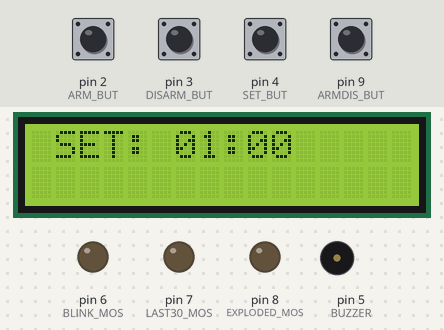
The sketch below on a simulated Arduino Uno, built with avr-gcc and run on an emulated ATmega328P. Parts: 16×2 character LCD, output pins drawn as LEDs (lit = HIGH), buzzer (waves = sounding). The inputs (shaded band) are chosen by the test bench; at power-on: pin 2 (ARM_BUT), pin 3 (DISARM_BUT), pin 4 (SET_BUT), pin 9 (ARMDIS_BUT) HIGH.

Above: at 1.2 s.
1.3 s: pin 2 (ARM_BUT) pulled LOW for 0.15 s
At 1.46 s:
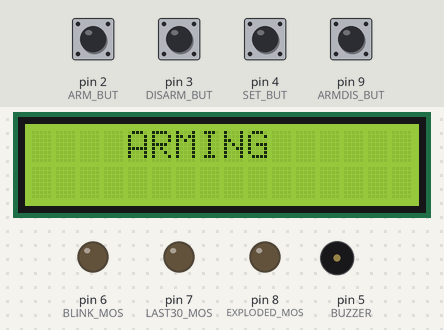
2.0 s: pin 9 (ARMDIS_BUT) pulled LOW for 1 s
At 3.15 s:
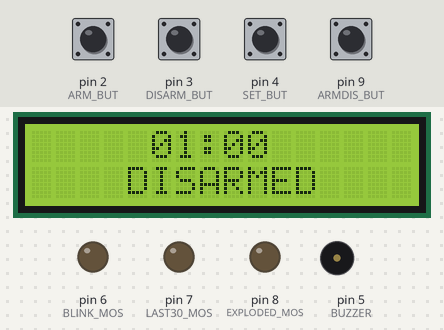
3.6 s: pin 3 (DISARM_BUT) pulled LOW for 0.15 s
At 4.1 s:
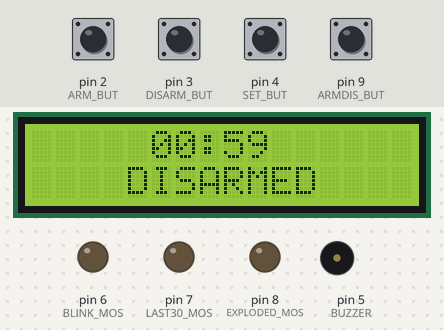
5.2 s: pin 4 (SET_BUT) pulled LOW for 0.15 s
At 7.9 s:
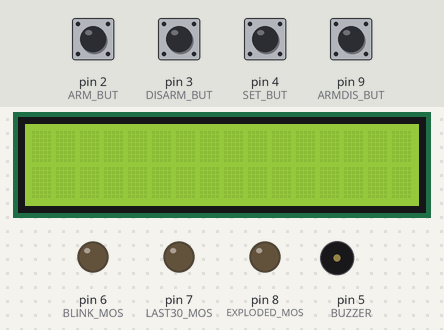
8.3 s: pin 2 (ARM_BUT) pulled LOW for 1 s
At 9.76 s:
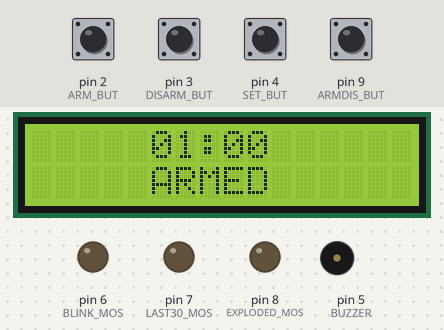
9.9 s: pin 3 (DISARM_BUT) pulled LOW for 1 s
At 11.3 s:
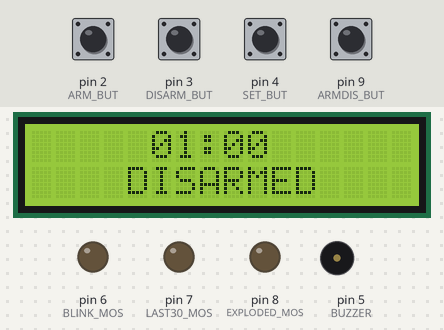
Timing chart, 0 to 12.9 s (numbered marks = the images above; inputs shaded):
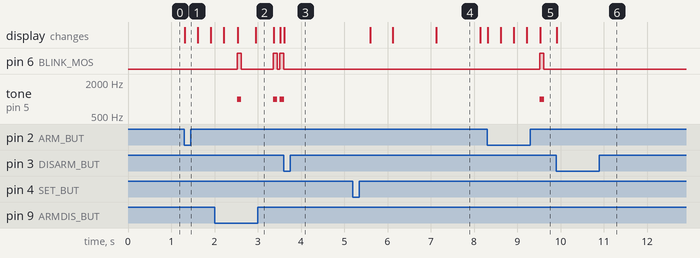

The sketch:

airsoft_timer.ino
```cpp
#include <NewTone.h>
#include <Wire.h>
#include "LiquidCrystal_I2C.h"

#define DEBUG

// pins
#define ARM_BUT 2
#define DISARM_BUT 3
#define SET_BUT 4
#define BUZZER 5
#define BLINK_MOS 6
#define LAST30_MOS 7
#define EXPLODED_MOS 8
#define ARMDIS_BUT 9

// beeps frequency in Hz
#define NORMAL_BEEP 1000
#define FAST_BEEP 2000
#define EXPLOSION_BEEP 2500

#define BEEP_LENGTH 100
#define CONTACT_BOUNCE_DELAY 400
#define FAST_BEEP_SECONDS 30
#define ULTRA_FAST_BEEP_SECONDS 10

// LCD settings
#define I2C_ADDR 0x27

LiquidCrystal_I2C lcd(I2C_ADDR, 16, 2);

void setup()
{
  #ifdef DEBUG
    Serial.begin(9600);
  #endif

  //setting up display
  lcd.begin();
  lcd.backlight();

  lcd.clear();
  lcd.home();

  //setting up buttons
  pinMode(ARM_BUT, INPUT_PULLUP);
  pinMode(DISARM_BUT, INPUT_PULLUP);
  pinMode(SET_BUT, INPUT_PULLUP);
  pinMode(ARMDIS_BUT, INPUT_PULLUP);

  //setting up interrupts
  attachInterrupt(digitalPinToInterrupt(ARM_BUT), arm_pressed_int, FALLING);
  attachInterrupt(digitalPinToInterrupt(DISARM_BUT), disarm_pressed_int, FALLING);

  //setting up outputs
  pinMode(BUZZER, OUTPUT);
  pinMode(BLINK_MOS, OUTPUT);
  pinMode(LAST30_MOS, OUTPUT);
  pinMode(EXPLODED_MOS, OUTPUT);

  //setup timer2
  // TIMER 2 for interrupt frequency 125 Hz:
  cli();
  TCNT2  = 0;
  // set compare match register for 125 Hz increments
  TCCR2A = (1 << WGM21);
  // set 1024 prescaler
  TCCR2B = (1 << CS22) | (1 << CS21) | (1 << CS20);
  OCR2A = 125;
  sei(); // allow interrupts

  turn_on_timer();
}

//interrupt flags
volatile int arm_pres = 0;
volatile int disarm_pres = 0;
//status flags
int ticking = 0;
int minutes = 1;
int show_settings = 1;
int screen_blink = 1;
int second_tick = 1;
int force_refresh = 1;
int int_blink_mos = 0;
int int_tone = 0;
int int_ultrafast_beep = 0;
int exploded = 0;
int disarmed = 0;
//time counting
int total_seconds = 0;
int seconds_left = 0;

void loop()
{
  // handling buttons
  if(digitalRead(SET_BUT) == LOW){
    if(!ticking){
      noNewTone(BUZZER);
      turn_on_timer();

      if(show_settings){
        minutes++;
        if(minutes > 10) minutes = 1;
      }
      if(exploded){
        digitalWrite(EXPLODED_MOS, LOW);
        digitalWrite(LAST30_MOS, LOW);
        exploded = 0;
      }

      disarmed = 0;
      show_settings = 1;
      force_refresh = 1;

      delay(CONTACT_BOUNCE_DELAY);
    }
  }else if(digitalRead(ARMDIS_BUT) == LOW){
    if(!exploded){
      if(ticking){
        disarm_pres = 1;
      } else {
        arm_pres = 1;
      }
      delay(CONTACT_BOUNCE_DELAY);
    }
  }

  if(arm_pres){
    if(!ticking && !exploded){
      ticking = 1;
      if(!disarmed){
        total_seconds = 60 * minutes;
        seconds_left = total_seconds;
        disarmed = 0;

        lcd.home();
        lcd.clear();
        lcd.setCursor(4, 0);
        lcd.print("ARMING");
        delay(300);
        lcd.print(".");
        delay(300);
        lcd.print(".");
        delay(300);
        lcd.print(".");
        delay(300);
      }

      show_settings = 0;
      force_refresh = 1;

      TCNT2 = 0;
      second_tick = 0;
      turn_on_timer();

      lcd.clear();
    }
  } else if(disarm_pres && !exploded){
    if(ticking){
      turn_off_timer();
      digitalWrite(BLINK_MOS, LOW);

      ticking = 0;
      force_refresh = 1;
      disarmed = 1;
    }
  }
  arm_pres = 0;
  disarm_pres = 0;

  // showing screen
  if(force_refresh || second_tick){
    if(force_refresh){

      TCNT2 = 0;
    }

    lcd.home();

    if(show_settings){
      lcd.clear();
      if(screen_blink){
        lcd.setCursor(1, 0);
        lcd.print("SET: ");
        if(minutes < 10) lcd.print("0");
        lcd.print(minutes);
        lcd.print(":00");

        if(!force_refresh) screen_blink = 0;
      } else {
        screen_blink = 1;
      }
    } else {
      if(ticking && !exploded){
        // counting seconds
        if(!force_refresh) seconds_left--;
        if(seconds_left == 0) exploded = 1;

        #ifdef DEBUG
          Serial.println(seconds_left + " seconds left");
        #endif

        // beeping
        if(seconds_left < ULTRA_FAST_BEEP_SECONDS){
          NewTone(BUZZER, FAST_BEEP, BEEP_LENGTH);
          // beep three times in interrupt
          int_tone = 3;
          int_ultrafast_beep = 1;

          // second mosfet
          digitalWrite(LAST30_MOS, HIGH);
        } else if(seconds_left < FAST_BEEP_SECONDS) {
          NewTone(BUZZER, FAST_BEEP, BEEP_LENGTH);
          // beep second time in interrupt
          int_tone = 1;

          // second mosfet
          digitalWrite(LAST30_MOS, HIGH);
        } else {
          NewTone(BUZZER, NORMAL_BEEP, BEEP_LENGTH);
        }
        // mosfet 1 blinking
        digitalWrite(BLINK_MOS, HIGH);
        // disable mosfet in interrupt
        int_blink_mos = 1;

        lcd.setCursor(5, 1);
        lcd.print("ARMED");
      } else if(!ticking && !exploded) {
        lcd.setCursor(4, 1);
        lcd.print("DISARMED");
      } else if (exploded){
        ticking = 0;
        NewTone(BUZZER, EXPLOSION_BEEP);
        digitalWrite(EXPLODED_MOS, HIGH);

        lcd.setCursor(2, 1);
        lcd.print("OUT OF TIME");
      }

      lcd.setCursor(5, 0);
      if(seconds_left/60 < 10) lcd.print("0");
      lcd.print(seconds_left/60);
      lcd.print(":");
      if(seconds_left%60 < 10) lcd.print("0");
      lcd.print(seconds_left%60);
    }

    force_refresh = 0;
    second_tick = 0;
  }
}

int timer_counter = 0;
int mosfet_blink_counter = 0;
int tone_counter = 0;
ISR(TIMER2_COMPA_vect){
  timer_counter++;
  if(timer_counter == 125){
    second_tick = 1;
    timer_counter = 0;
  }

  // ~100 ms
  if(int_blink_mos){
    mosfet_blink_counter++;
    if(mosfet_blink_counter == 12){
      digitalWrite(BLINK_MOS, LOW);

      int_blink_mos = 0;
      mosfet_blink_counter = 0;
    }
  }

  // ~500 ms
  int count_goal;
  if(int_tone){
    tone_counter++;
    if(int_ultrafast_beep) {
      count_goal = 31;
    } else {
      count_goal = 62;
    }
    if(tone_counter == count_goal){
      NewTone(BUZZER, NORMAL_BEEP, BEEP_LENGTH);

      // second mosfet blink
      digitalWrite(BLINK_MOS, HIGH);
      int_blink_mos = 1;

      int_tone--;
      if(!int_tone) int_ultrafast_beep = 0;
      tone_counter = 0;
    }
  }
}

volatile unsigned long previous_time = 0;
void arm_pressed_int(){
  if(millis() - previous_time > CONTACT_BOUNCE_DELAY){
    arm_pres = 1;
    previous_time = millis();
  }
}

void disarm_pressed_int(){
  if(millis() - previous_time > CONTACT_BOUNCE_DELAY){
    disarm_pres = 1;
    previous_time = millis();
  }
}

void turn_on_timer(){
  TIMSK2 |= (1 << OCIE2A);
}

void turn_off_timer(){
  TIMSK2 = 0;
}
```

Measured:
- after the input at 1.3 s, the display: changes at once (image 1)
- after the input at 2.0 s, the display: first differs from a run without the input after 0.95 s (image 2)
- after the input at 3.6 s, pin 6 (BLINK_MOS): goes on until 3.6 s, then stays LOW; tone on pin 5 (BUZZER): goes on until 3.6 s, then stays silent; the display: changes at once (image 3)
- after the input at 5.2 s, the display: changes after 0.41 s (image 4)
- after the input at 8.3 s, pin 6 (BLINK_MOS): LOW → HIGH after 1.2 s, → LOW 0.09 s later; tone on pin 5 (BUZZER): silent → 1000 Hz after 1.2 s, → silent 0.10 s later; the display: first changes at once (image 5 shows a later state)
- after the input at 9.9 s, pin 6 (BLINK_MOS): stops changing and stays LOW; tone on pin 5 (BUZZER): stops changing and stays silent; the display: changes at once (image 6)
- what the display in image 4 shows lasts 1.0 s, from 7.1 s to 8.1 s
